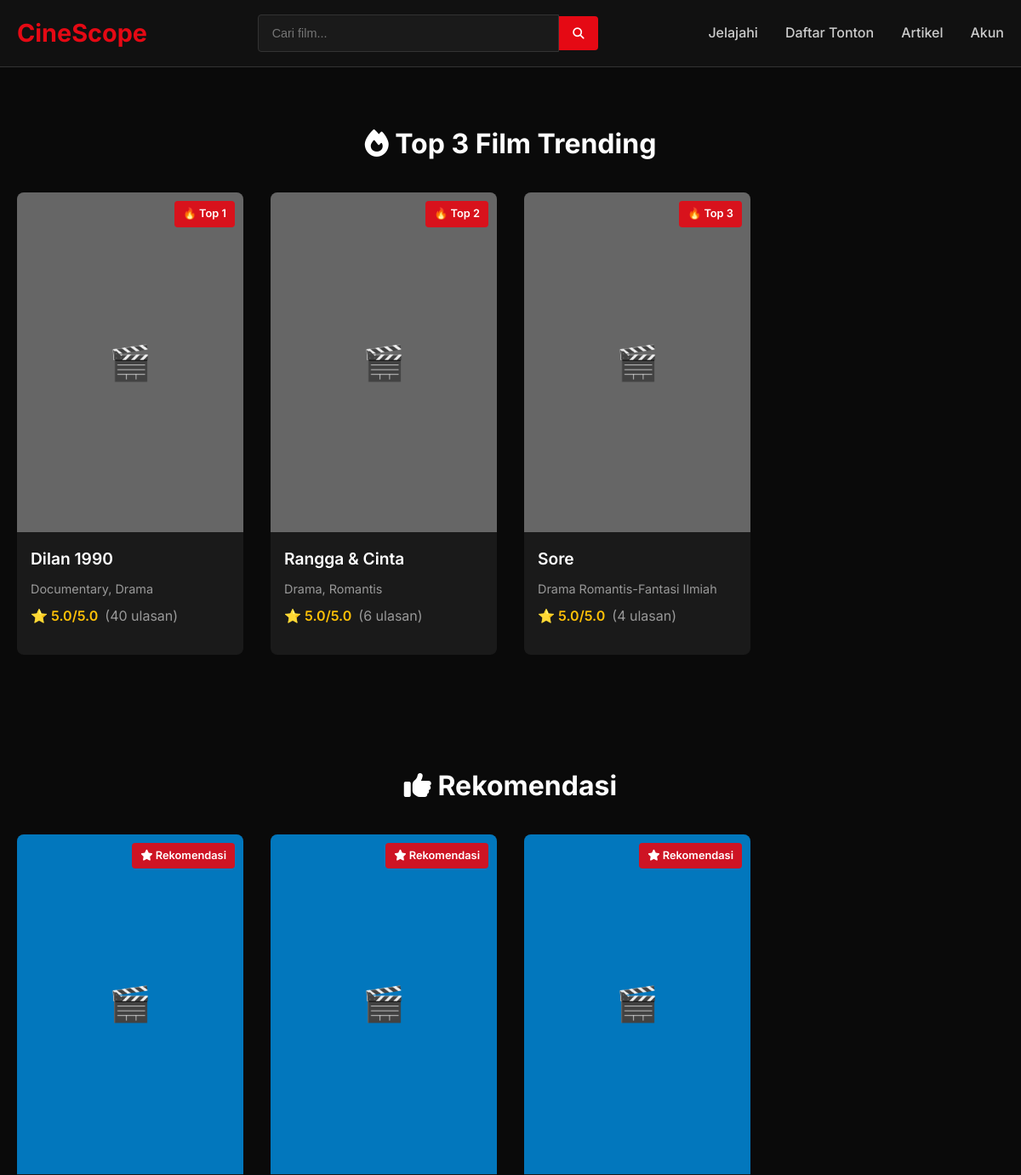
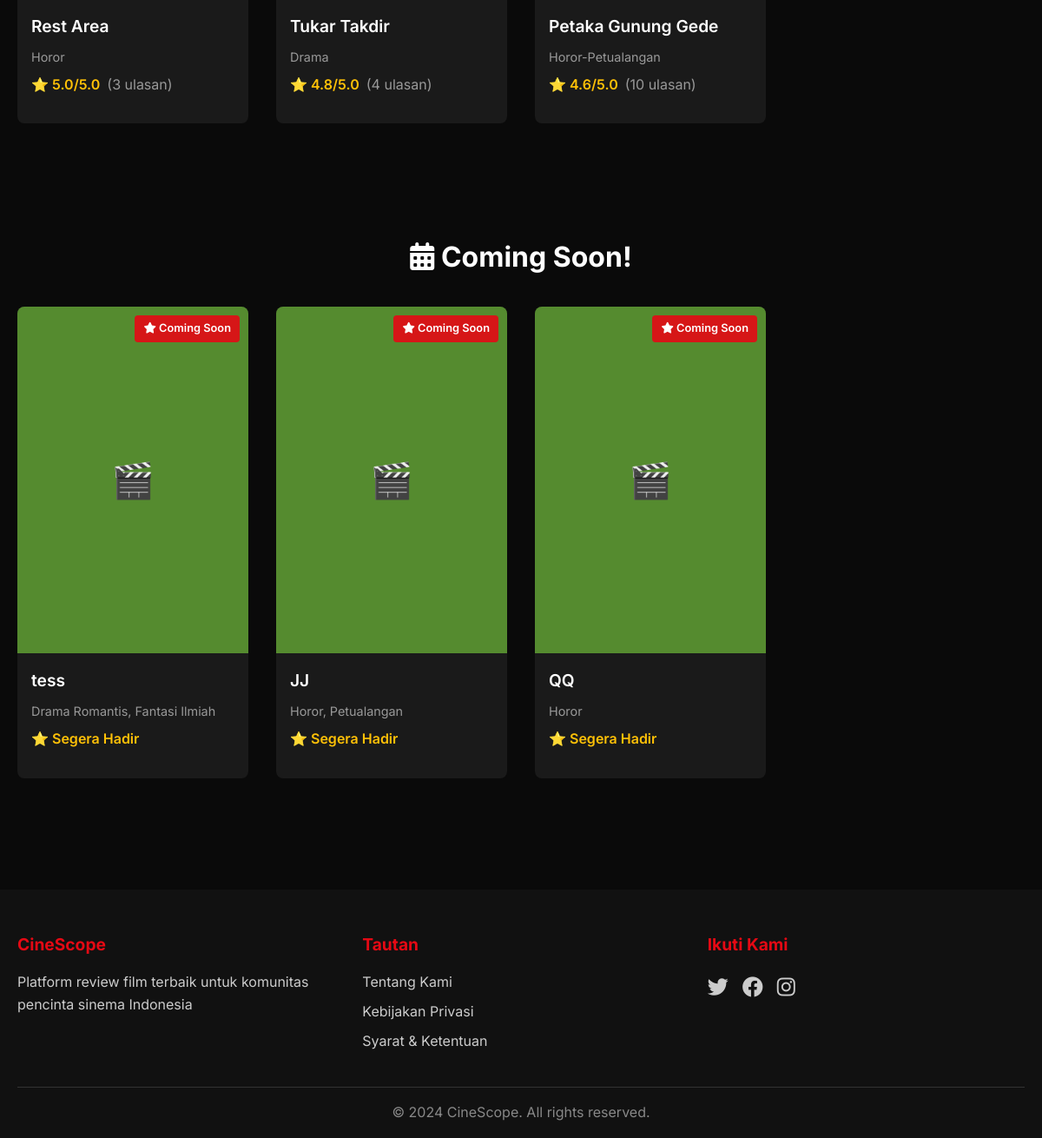
Screenshot of /user.php with the database file from the repository (2 pictures, top to bottom).
### tables this page shows
CREATE TABLE `movies` (
  `id` int(11) NOT NULL,
  `title` varchar(200) NOT NULL,
  `original_title` varchar(200) DEFAULT NULL,
  `release_year` int(11) DEFAULT NULL,
  `duration` int(11) DEFAULT NULL COMMENT 'durasi dalam menit',
  `genre` varchar(100) DEFAULT NULL,
  `director` varchar(100) DEFAULT NULL,
  `cast` text DEFAULT NULL COMMENT 'JSON array atau comma separated',
  `synopsis` text DEFAULT NULL,
  `poster` varchar(255) DEFAULT NULL,
  `trailer_url` varchar(255) DEFAULT NULL,
  `average_rating` decimal(2,1) DEFAULT 0.0,
  `total_reviews` int(11) DEFAULT 0,
  `created_by` int(11) DEFAULT NULL,
  `created_at` timestamp NOT NULL DEFAULT current_timestamp(),
  `updated_at` timestamp NOT NULL DEFAULT current_timestamp() ON UPDATE current_timestamp()
);

### user.php (the view, shortened to what this page needs)
<?php
$host = '127.0.0.1';
$dbname = 'movie_review_db';
$username = 'root';
$password = '';
try {
    $pdo = new PDO("mysql:host=$host;dbname=$dbname;charset=utf8mb4", $username, $password);
    $pdo->setAttribute(PDO::ATTR_ERRMODE, PDO::ERRMODE_EXCEPTION);
} catch(PDOException $e) {
    die("❌ Database Connection Error: " . $e->getMessage());
}
$isLoggedIn = isset($_SESSION['user_id']);
function getPosterPath($posterFromDB) {
    $possiblePaths = array(
        __DIR__ . '/' . $posterFromDB,
        $posterFromDB,
    );
    return null;
}
$trendingStmt = $pdo->query("
    SELECT m.*,
           COALESCE(AVG(r.rating), 0) as avg_rating,
           COUNT(r.id) as review_count
    FROM movies m
    LEFT JOIN reviews r ON m.id = r.movie_id
    WHERE m.id <= 6
    GROUP BY m.id
    HAVING review_count > 0
    ORDER BY avg_rating DESC, review_count DESC
    LIMIT 3
");
$trendingMovies = $trendingStmt->fetchAll(PDO::FETCH_ASSOC);
$trendingIds = array_column($trendingMovies, 'id');
$excludeIds = !empty($trendingIds) ? implode(',', $trendingIds) : '0';
$recommendedStmt = $pdo->query("
    SELECT m.*,
           COALESCE(AVG(r.rating), 0) as avg_rating,
           COUNT(r.id) as review_count
    FROM movies m
    LEFT JOIN reviews r ON m.id = r.movie_id
    WHERE m.id <= 6
    AND m.id NOT IN ($excludeIds)
    GROUP BY m.id
    ORDER BY avg_rating DESC, review_count DESC
    LIMIT 3
");
$recommendedMovies = $recommendedStmt->fetchAll(PDO::FETCH_ASSOC);
$newMoviesStmt = $pdo->query("
    SELECT m.*,
           COALESCE(AVG(r.rating), 0) as avg_rating,
           COUNT(r.id) as review_count
    FROM movies m
    LEFT JOIN reviews r ON m.id = r.movie_id
    WHERE m.id > 6
    GROUP BY m.id
    ORDER BY m.id DESC
");
$newMovies = $newMoviesStmt->fetchAll(PDO::FETCH_ASSOC);
function generateMovieCardLink($movie) {
    $titleLower = strtolower($movie['title']);
    if (strpos($titleLower, 'dilan') !== false) {
        return 'dilan 1990.php';
    }
    $movieLinks = array(
        1 => 'film.sore.php',
        2 => 'Petaka Gunung Gede.php',
        3 => 'dilan 1990.php',
        4 => 'rest area.php',
        5 => 'tukar takdir.php',
        6 => 'rangga & cinta.php'
    );
    return isset($movieLinks[$movie['id']]) ? $movieLinks[$movie['id']] : '#';
}
?>
<!DOCTYPE html>
<html lang="id">
<head>
    <link rel="stylesheet" href="https://cdnjs.cloudflare.com/ajax/libs/font-awesome/6.4.0/css/all.min.css">
</head>
<body>
<nav class="navbar">
    <div class="nav-container">
        <div class="nav-brand"><h1>CineScope</h1></div>
        <div class="nav-search">
            <input type="text" id="searchInput" placeholder="Cari film..." class="search-input">
            <button class="search-btn" id="searchBtn"><i class="fas fa-search"></i></button>
        </div>
        <div class="nav-menu">
            <a href="jelajahi.php" class="nav-link">Jelajahi</a>
            <a href="daftar tonton.php" class="nav-link">Daftar Tonton</a>
            <a href="artikel.php" class="nav-link">Artikel</a>
            <?php if ($isLoggedIn): ?>
                <a href="logout.php" class="nav-link">Akun</a>
            <?php else: ?>
               <a href="logout.php" class="nav-link">Akun</a>
            <?php endif; ?>
        </div>
    </div>
</nav>
<?php if (count($trendingMovies) > 0): ?>
<section class="section trending-section">
    <div class="container">
        <h2 class="section-title"><i class="fas fa-fire"></i> Top 3 Film Trending</h2>
        <div class="movies-grid">
            <?php foreach ($trendingMovies as $index => $movie): ?>
                <div class="movie-card">
                    <a href="<?php echo generateMovieCardLink($movie); ?>">
                        <?php
                        $posterPath = getPosterPath($movie['poster']);
                        if ($posterPath): ?>
                            <img src="<?php echo htmlspecialchars($posterPath); ?>" alt="<?php echo htmlspecialchars($movie['title']); ?>" class="movie-poster">
                        <?php else: ?>
                            <div class="movie-poster" style="background:#666;display:flex;align-items:center;justify-content:center;color:#fff;font-size:40px;">
                                🎬
                            </div>
                        <?php endif; ?>
                        <div class="trending-badge">🔥 Top <?php echo $index+1; ?></div>
                    </a>
                    <div class="movie-info">
                        <div class="movie-title"><?php echo htmlspecialchars($movie['title']); ?></div>
                        <div class="movie-genre"><?php echo htmlspecialchars($movie['genre']); ?></div>
                        <div class="movie-rating">
                            ⭐ <?php echo number_format($movie['avg_rating'],1); ?>/5.0
                            <span style="color: #999; font-weight: normal;">(<?php echo $movie['review_count']; ?> ulasan)</span>
                        </div>
                    </div>
                </div>
            <?php endforeach; ?>
        </div>
    </div>
</section>
<?php endif; ?>
<?php if (count($recommendedMovies) > 0): ?>
<section class="section new-section">
    <div class="container">
        <h2 class="section-title"><i class="fas fa-thumbs-up"></i> Rekomendasi</h2>
        <div class="movies-grid">
            <?php foreach ($recommendedMovies as $movie): ?>
                <div class="movie-card">
                    <a href="<?php echo generateMovieCardLink($movie); ?>">
                        <?php
                        $posterPath = getPosterPath($movie['poster']);
                        if ($posterPath): ?>
                            <img src="<?php echo htmlspecialchars($posterPath); ?>" alt="<?php echo htmlspecialchars($movie['title']); ?>" class="movie-poster">
                        <?php else: ?>
                            <div class="movie-poster" style="background:#0277bd;display:flex;align-items:center;justify-content:center;color:#fff;font-size:40px;">
                                🎬
                            </div>
                        <?php endif; ?>
                        <div class="new-badge"><i class="fas fa-star"></i> Rekomendasi</div>
                    </a>
                    <div class="movie-info">
                        <div class="movie-title"><?php echo htmlspecialchars($movie['title']); ?></div>
                        <div class="movie-genre"><?php echo htmlspecialchars($movie['genre']); ?></div>
                        <div class="movie-rating">
                            ⭐ <?php echo number_format($movie['avg_rating'],1); ?>/5.0
                            <?php if ($movie['review_count'] > 0): ?>
                                <span style="color: #999; font-weight: normal;">(<?php echo $movie['review_count']; ?> ulasan)</span>
                            <?php endif; ?>
                        </div>
                    </div>
                </div>
            <?php endforeach; ?>
        </div>
    </div>
</section>
<?php endif; ?>
<section class="section new-section">
    <div class="container">
        <h2 class="section-title"><i class="fas fa-calendar-alt"></i> Coming Soon!</h2>
        <?php if (count($newMovies) > 0): ?>
            <div class="movies-grid">
                <?php foreach ($newMovies as $movie): ?>
                    <div class="movie-card">
                        <a href="#" onclick="showComingSoonAlert(event)">
                            <?php
                            $posterPath = getPosterPath($movie['poster']);
                            if ($posterPath): ?>
                                <img src="<?php echo htmlspecialchars($posterPath); ?>" alt="<?php echo htmlspecialchars($movie['title']); ?>" class="movie-poster">
                            <?php else: ?>
                                <div class="movie-poster" style="background:#558b2f;display:flex;align-items:center;justify-content:center;color:#fff;font-size:40px;">
                                    🎬
                                </div>
                            <?php endif; ?>
                            <div class="new-badge"><i class="fas fa-star"></i> Coming Soon</div>
                        </a>
                        <div class="movie-info">
                            <div class="movie-title"><?php echo htmlspecialchars($movie['title']); ?></div>
                            <div class="movie-genre"><?php echo htmlspecialchars($movie['genre']); ?></div>
                            <div class="movie-rating">⭐ Segera Hadir</div>
                        </div>
                    </div>
                <?php endforeach; ?>
            </div>
        <?php endif; ?>
    </div>
</section>
<footer class="footer">
    <div class="container">
        <div class="footer-content">
            <div class="footer-section">
                <h4>CineScope</h4>
                <p>Platform review film terbaik untuk komunitas pencinta sinema Indonesia</p>
            </div>
            <div class="footer-section">
                <h4>Tautan</h4>
                <a href="tentang kami user.html">Tentang Kami</a>
                <a href="kebijakan privasi user.html">Kebijakan Privasi</a>
                <a href="syarat & ketentuan user.html">Syarat & Ketentuan</a>
            </div>
            <div class="footer-section">
                <h4>Ikuti Kami</h4>
                <div class="social-links">
                    <a href="https://x.com/piesekkn?t=n4wxmydCKx6Oy_aQHDTZTQ&s=09" target="_blank"><i class="fab fa-twitter"></i></a>
                    <a href="https://www.facebook.com/share/17aUUywEem/" target="_blank"><i class="fab fa-facebook"></i></a>
                    <a href="https://www.instagram.com/fernandokinansyah_?igsh=MTdrNGplNThmNTVvdw==" target="_blank"><i class="fab fa-instagram"></i></a>
                </div>
            </div>
        </div>
        <div class="footer-bottom">
            <p>&copy; 2024 CineScope. All rights reserved.</p>
        </div>
    </div>
</footer>
</body>
</html>

### user.php (style rules this page uses)
* { margin: 0; padding: 0; box-sizing: border-box; }
body { font-family: 'Inter', sans-serif; line-height: 1.6; background-color: #0a0a0a; color: #ffffff; }
.container { max-width: 1200px; margin: 0 auto; padding: 0 20px; }
.navbar { background-color: #111; padding: 1rem 0; position: sticky; top: 0; z-index: 1000; border-bottom: 1px solid #333; }
.nav-container { max-width: 1200px; margin: 0 auto; padding: 0 20px; display: flex; justify-content: space-between; align-items: center; }
.nav-brand h1 { color: #e50914; font-size: 1.8rem; font-weight: 700; }
.nav-search { display: flex; align-items: center; flex: 1; max-width: 400px; margin: 0 2rem; }
.search-input { flex: 1; padding: 0.8rem 1rem; border: 1px solid #333; border-radius: 4px 0 0 4px; background-color: #1a1a1a; color: white; font-size: 0.9rem; }
.search-btn { padding: 0.8rem 1rem; background-color: #e50914; border: none; border-radius: 0 4px 4px 0; color: white; cursor: pointer; }
.nav-menu { display: flex; align-items: center; gap: 2rem; }
.nav-link { color: #ccc; text-decoration: none; font-weight: 500; transition: color 0.3s ease; }
.section { padding: 4rem 0; }
.section-title { font-size: 2rem; margin-bottom: 2rem; color: white; text-align: center; }
.movies-grid { display: grid; grid-template-columns: repeat(auto-fill, minmax(250px, 1fr)); gap: 2rem; margin-top: 2rem; }
.movie-card { background-color: #1a1a1a; border-radius: 8px; overflow: hidden; transition: transform 0.3s ease, box-shadow 0.3s ease; position: relative; }
.movie-card a { display: block; position: relative; padding-top: 150%; overflow: hidden; }
.movie-poster { position: absolute; top: 0; left: 0; width: 100%; height: 100%; object-fit: cover; }
.movie-info { padding: 1rem; }
.movie-title { font-size: 1.2rem; font-weight: 600; margin-bottom: 0.5rem; color: white; }
.movie-genre { color: #999; font-size: 0.9rem; margin-bottom: 0.5rem; }
.movie-rating { display: flex; align-items: center; gap: 0.5rem; margin-bottom: 1rem; color: #ffc107; font-weight: 600; }
.trending-badge, .new-badge { position: absolute; top: 10px; right: 10px; background-color: rgba(229, 9, 20, 0.9); color: white; padding: 5px 10px; border-radius: 4px; font-size: 0.8rem; font-weight: 600; z-index: 10; }
.footer { background-color: #111; padding: 3rem 0 1rem; margin-top: 4rem; }
.footer-content { display: grid; grid-template-columns: repeat(auto-fit, minmax(250px, 1fr)); gap: 2rem; margin-bottom: 2rem; }
.footer-section h4 { color: #e50914; margin-bottom: 1rem; font-size: 1.2rem; }
.footer-section p { color: #ccc; line-height: 1.6; }
.footer-section a { display: block; color: #ccc; text-decoration: none; margin-bottom: 0.5rem; transition: color 0.3s ease; }
.social-links { display: flex; gap: 1rem; }
.social-links a { font-size: 1.5rem; }
.footer-bottom { border-top: 1px solid #333; padding-top: 1rem; text-align: center; color: #888; }

### rows the page displays
movies: title "Dilan 1990", genre "Documentary, Drama", avg_rating "5.0", review_count "40"
movies: title "Rangga & Cinta", genre "Drama, Romantis", avg_rating "5.0", review_count "6"
movies: title "Sore", genre "Drama Romantis-Fantasi Ilmiah", avg_rating "5.0", review_count "4"
movies: title "Rest Area", genre "Horor", avg_rating "5.0", review_count "3"
movies: title "Tukar Takdir", genre "Drama", avg_rating "4.8", review_count "4"
movies: title "Petaka Gunung Gede", genre "Horor-Petualangan", avg_rating "4.6", review_count "10"
movies: title "tess", genre "Drama Romantis, Fantasi Ilmiah"
movies: title "JJ", genre "Horor, Petualangan"
movies: title "QQ", genre "Horor"
